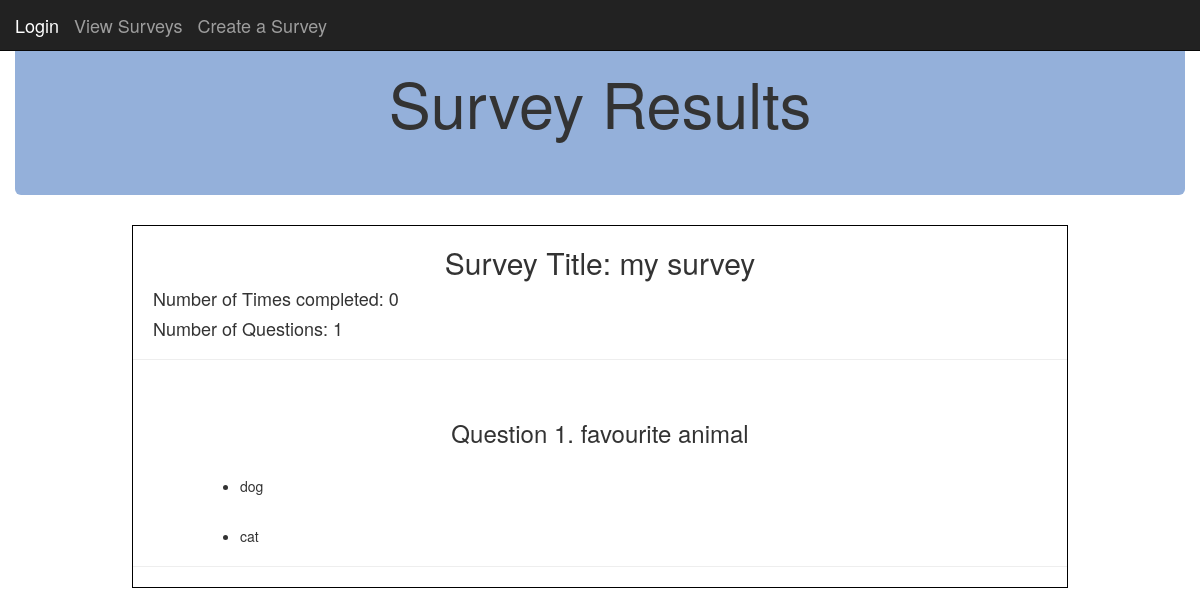
Page /post_detail/1/ on the committed database.
### posts/models.py (models this page shows, shortened)
class Post(models.Model):
	title = models.CharField(max_length = 250)
	dateSurvCreated = models.DateTimeField()
	numOfQuestions = models.IntegerField( default = '1')
	numOfTimesCompleted = models.IntegerField( default = '1')
	private = models.CharField(max_length = 250, default = "no")
	passcode = models.CharField(max_length = 250, default = "code")

class Question(models.Model):
	questionLabel = models.CharField(max_length = 250)
	surveybelongto = models.CharField(max_length = 250, default = "survey")
	questionNumber = models.IntegerField( default = '1')
	numberOfAnswers = models.IntegerField( default = '1')

class Answers(models.Model):
	answerID = models.CharField(max_length = 250)
	answerLabel = models.CharField(max_length = 250, default = "answer")
	questionNumber = models.IntegerField( default = '1')
	surveyTitle = models.CharField(max_length = 250, default = "survey")
	questionLabel = models.CharField(max_length = 250, default = "survey")
	questionType = models.CharField(max_length = 250, default = "Question type")
	scaleMinimum = models.IntegerField( default = '1')
	scaleMaximum = models.IntegerField( default = '1')
	urlForImage = models.CharField(max_length = 250, default = "URL")
	answerCounter = models.IntegerField( default = '0')

### sitepages/views.py (the view)
# urls.py: url(r'^post_detail/(?P<post_id>[0-9]+)/$',sitepages.views.post_detail, name="post_detail"),
def post_detail(request, post_id):
    obj = Post.objects.get(pk=post_id)
    questions = Question.objects.filter(surveybelongto=obj.title).values()
    answers = Answers.objects.filter(surveyTitle = obj.title).values()
    return render(request, 'sitepages/results.html',{'obj':obj, 'questions':questions, 'answers':answers}  )

### sitepages/templates/sitepages/results.html (shortened to what this page needs)
<!DOCTYPE html>
<html lang="en">
  <head>
    {% load static %}
    <link rel="stylesheet" type="text/css" href="{% static 'CSS/create_survey.css' %}"/>
    <link rel="stylesheet" type="text/css" href="{% static 'CSS/result.css' %}"/>
    <link rel="stylesheet" href="https://maxcdn.bootstrapcdn.com/bootstrap/3.3.7/css/bootstrap.min.css">
  </head>
	<nav class="navbar navbar-inverse navbar-fixed-top">
  		<div class="container-fluid">
    		<div class="navbar-header">
            <a class="navbar-brand active" href="{% url 'create_survey' %}">Login</a>
      			<a class="navbar-brand" href="{% url 'home' %}">View Surveys</a>
      			<a class="navbar-brand" href="{% url 'create_survey' %}">Create a Survey</a>
    		</div>
      		</div>
	</nav>
  <body>
 	<div class="container-fluid">
    <div class="jumbotron" style="background-color: #94B0DA">
      <h1 class = "text-center">Survey Results</h1>
    </div>
    <div id="parent">
    <div id="labels">
    <form action="" method="post" >
      <div class = "text-center">
        <h2>Survey Title: {{ obj.title }} </h2>
        <div class = "resultPos">
        <h4 class=text-left>Number of Times completed: {{ obj.numOfTimesCompleted }}</h4>
        <h4 class=text-left>Number of Questions: {{ obj.numOfQuestions }}
        </h4>
        </div>
      </div>
      <hr>
      {% for question in questions.all %}
        <br>
        <h3 class = "text-center">Question {{ question.questionNumber }}. {{ question.questionLabel }}</h3>
        {% for answer in answers.all %}
          {% if answer.questionNumber == question.questionNumber %}
            {% if answer.questionType == "multiple" %}
            <div style="width:800px; margin:0 auto;">
              <br>
              <ul class = "text-left">
               <li>{{ answer.answerLabel }}</li>
              </ul>
            </div>
            {% endif %}
          {% endif %}
        {% endfor %}
        <hr>
      {% endfor %}
      </div>
    </div>
    </div>
  </body>
</html>

### static/CSS/create_survey.css (style rules this page uses)
body { position: relative; }
.resultPos { margin: 0 50px 0 0; }
#parent { width:80%; margin: 0 auto }
#labels, #controls { float:left; width:100%; border:1px solid rgba(0,0,0,1); height: auto; }

### static/CSS/result.css (style rules this page uses)
.resultPos { margin-left: 20px; }

### rows in the picture
Post: title "my survey", numOfTimesCompleted "0", numOfQuestions "1"
Question: questionNumber "1", questionLabel "favourite animal"
Answers: answerLabel "dog"
Answers: answerLabel "cat"
